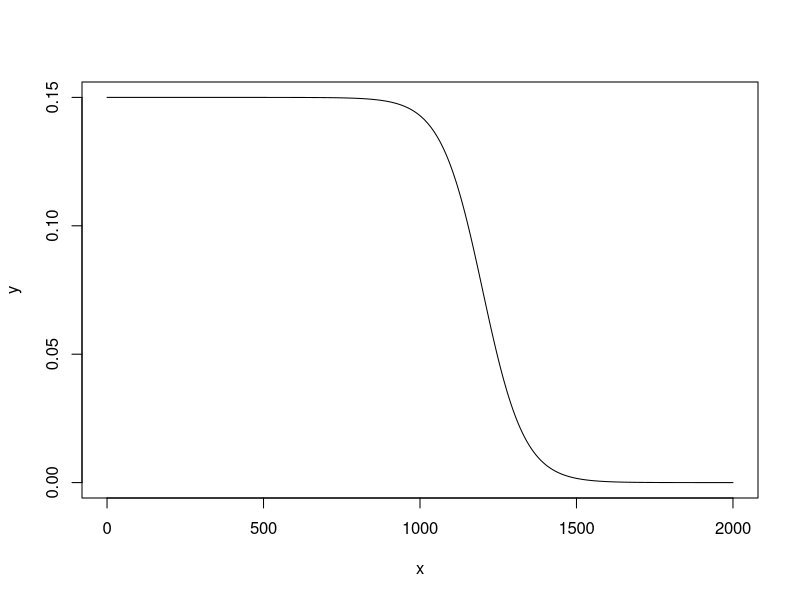

This chart was generated by the following R code:
episodenum = 2000
x = seq(0,episodenum,by=1)

# logistic
fix = 2000
a=0.15
b=-30/fix
c=-fix*0.6
c
d=0
y = a/(1+exp(-b*(x+c))) 
plot(y~x,type='l')
#which(y)

# inverse
#a = 1
#y2 = 1/(a*x)
#lines(y2~x,col='red')

# exponential
#a = 0.1
#b = 17/episodenum
#y3 = a*exp(-b*x)
#plot(y3~x,col='blue')

# exponential a (the one used in DQN and DRQN)
#a = 0.9995
#lrstart = 0.01
#y4 = lrstart*a^(x)
#plot(y4~x,type='l')
#y4[(length(y4)-100):length(y4)]
#